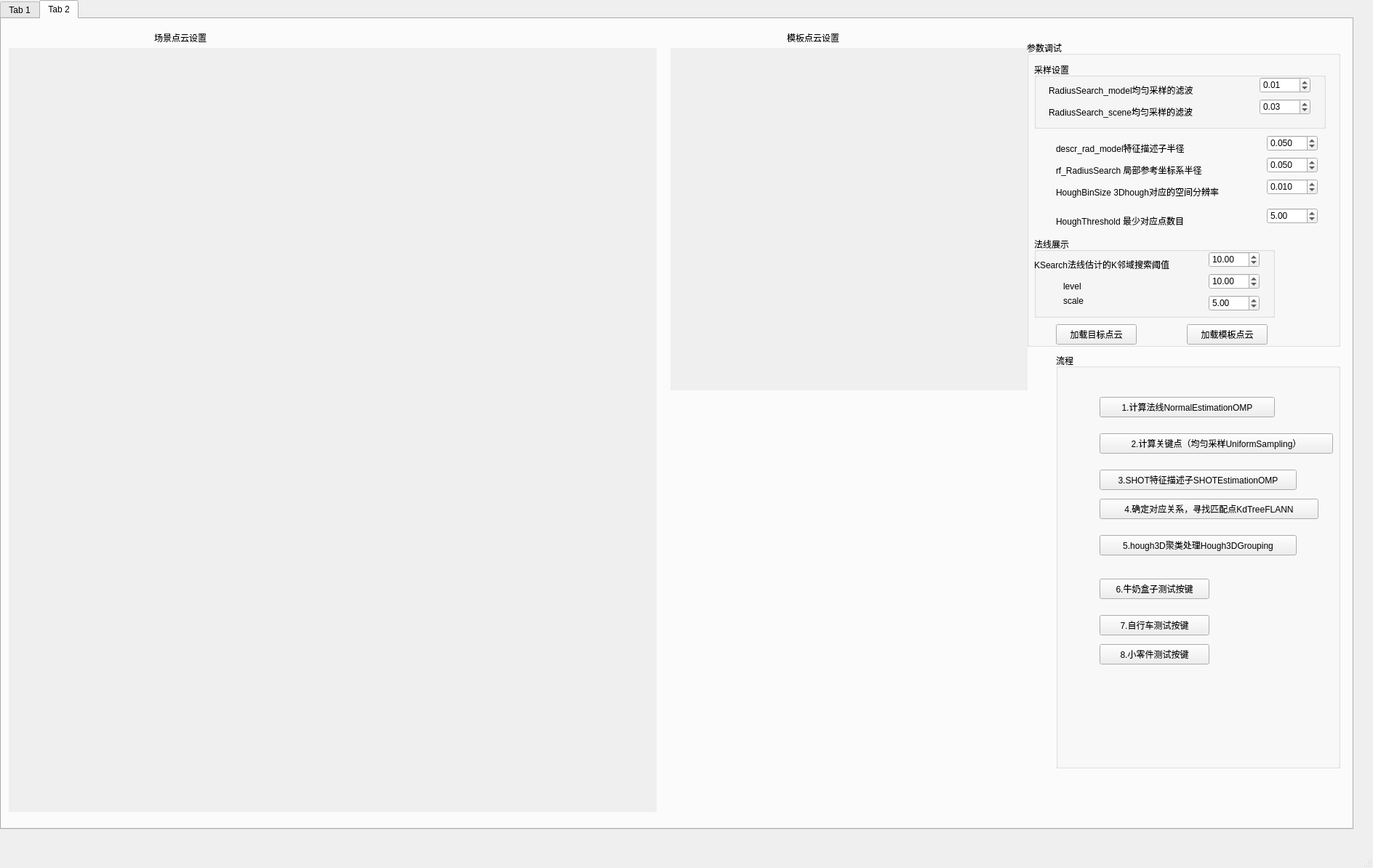
<?xml version="1.0" encoding="UTF-8"?>
<ui version="4.0">
 <class>Flow</class>
 <widget class="QMainWindow" name="Flow">
  <property name="geometry">
   <rect>
    <x>0</x>
    <y>0</y>
    <width>1888</width>
    <height>1194</height>
   </rect>
  </property>
  <property name="windowTitle">
   <string>MainWindow</string>
  </property>
  <widget class="QWidget" name="centralwidget">
   <widget class="QTabWidget" name="tabWidget">
    <property name="geometry">
     <rect>
      <x>0</x>
      <y>0</y>
      <width>1861</width>
      <height>1141</height>
     </rect>
    </property>
    <property name="currentIndex">
     <number>1</number>
    </property>
    <widget class="QWidget" name="tab">
     <attribute name="title">
      <string>Tab 1</string>
     </attribute>
     <widget class="QLabel" name="label_9">
      <property name="geometry">
       <rect>
        <x>1270</x>
        <y>30</y>
        <width>181</width>
        <height>31</height>
       </rect>
      </property>
      <property name="text">
       <string>模板点云设置</string>
      </property>
     </widget>
     <widget class="QGroupBox" name="groupBox_7">
      <property name="geometry">
       <rect>
        <x>50</x>
        <y>760</y>
        <width>351</width>
        <height>161</height>
       </rect>
      </property>
      <property name="title">
       <string>SAC-IA配准</string>
      </property>
      <widget class="QLabel" name="label_20">
       <property name="geometry">
        <rect>
         <x>40</x>
         <y>25</y>
         <width>151</width>
         <height>20</height>
        </rect>
       </property>
       <property name="text">
        <string>MinSampleDistance</string>
       </property>
      </widget>
      <widget class="QLabel" name="label_21">
       <property name="geometry">
        <rect>
         <x>40</x>
         <y>60</y>
         <width>211</width>
         <height>16</height>
        </rect>
       </property>
       <property name="text">
        <string>MaxCorrespondenceDistance</string>
       </property>
      </widget>
      <widget class="QLabel" name="label_22">
       <property name="geometry">
        <rect>
         <x>40</x>
         <y>90</y>
         <width>151</width>
         <height>21</height>
        </rect>
       </property>
       <property name="text">
        <string>MaximumIterations</string>
       </property>
      </widget>
      <widget class="QPushButton" name="executeButton_1">
       <property name="geometry">
        <rect>
         <x>120</x>
         <y>120</y>
         <width>93</width>
         <height>28</height>
        </rect>
       </property>
       <property name="text">
        <string>执行配准</string>
       </property>
      </widget>
      <widget class="QDoubleSpinBox" name="minSTSBox">
       <property name="geometry">
        <rect>
         <x>270</x>
         <y>20</y>
         <width>70</width>
         <height>22</height>
        </rect>
       </property>
       <property name="singleStep">
        <double>0.010000000000000</double>
       </property>
       <property name="value">
        <double>0.050000000000000</double>
       </property>
      </widget>
      <widget class="QDoubleSpinBox" name="maxCDSBox">
       <property name="geometry">
        <rect>
         <x>270</x>
         <y>50</y>
         <width>70</width>
         <height>22</height>
        </rect>
       </property>
       <property name="singleStep">
        <double>0.010000000000000</double>
       </property>
       <property name="value">
        <double>0.050000000000000</double>
       </property>
      </widget>
      <widget class="QDoubleSpinBox" name="maxIterationSBox">
       <property name="geometry">
        <rect>
         <x>270</x>
         <y>90</y>
         <width>70</width>
         <height>22</height>
        </rect>
       </property>
       <property name="maximum">
        <double>100000.000000000000000</double>
       </property>
       <property name="value">
        <double>500.000000000000000</double>
       </property>
      </widget>
     </widget>
     <widget class="QVTKWidget" name="widget" native="true">
      <property name="geometry">
       <rect>
        <x>950</x>
        <y>70</y>
        <width>841</width>
        <height>621</height>
       </rect>
      </property>
      <property name="autoFillBackground">
       <bool>true</bool>
      </property>
     </widget>
     <widget class="QGroupBox" name="groupBox_5">
      <property name="geometry">
       <rect>
        <x>410</x>
        <y>700</y>
        <width>471</width>
        <height>261</height>
       </rect>
      </property>
      <property name="title">
       <string>ICP配准</string>
      </property>
      <widget class="QLabel" name="label_16">
       <property name="geometry">
        <rect>
         <x>30</x>
         <y>40</y>
         <width>341</width>
         <height>20</height>
        </rect>
       </property>
       <property name="text">
        <string>MaxCorrespondenceDistance最大对应点近邻距离</string>
       </property>
      </widget>
      <widget class="QDoubleSpinBox" name="icpmcdBox">
       <property name="geometry">
        <rect>
         <x>380</x>
         <y>40</y>
         <width>70</width>
         <height>22</height>
        </rect>
       </property>
       <property name="maximum">
        <double>10000.000000000000000</double>
       </property>
       <property name="singleStep">
        <double>0.010000000000000</double>
       </property>
       <property name="value">
        <double>0.040000000000000</double>
       </property>
      </widget>
      <widget class="QDoubleSpinBox" name="icpIterationsSBox">
       <property name="geometry">
        <rect>
         <x>380</x>
         <y>80</y>
         <width>70</width>
         <height>22</height>
        </rect>
       </property>
       <property name="maximum">
        <double>10000.000000000000000</double>
       </property>
       <property name="value">
        <double>100.000000000000000</double>
       </property>
      </widget>
      <widget class="QLabel" name="label_30">
       <property name="geometry">
        <rect>
         <x>30</x>
         <y>80</y>
         <width>261</width>
         <height>16</height>
        </rect>
       </property>
       <property name="text">
        <string>MaximumIterations最大迭代次数</string>
       </property>
      </widget>
      <widget class="QDoubleSpinBox" name="mcdSBox">
       <property name="geometry">
        <rect>
         <x>380</x>
         <y>120</y>
         <width>70</width>
         <height>22</height>
        </rect>
       </property>
       <property name="maximum">
        <double>10000.000000000000000</double>
       </property>
       <property name="singleStep">
        <double>0.000001000000000</double>
       </property>
       <property name="value">
        <double>0.000000000000000</double>
       </property>
      </widget>
      <widget class="QLabel" name="label_31">
       <property name="geometry">
        <rect>
         <x>30</x>
         <y>120</y>
         <width>341</width>
         <height>16</height>
        </rect>
       </property>
       <property name="text">
        <string>TransformationEpsilon两次变化矩阵之间的差值</string>
       </property>
      </widget>
      <widget class="QDoubleSpinBox" name="efeSBox">
       <property name="geometry">
        <rect>
         <x>380</x>
         <y>160</y>
         <width>70</width>
         <height>22</height>
        </rect>
       </property>
       <property name="maximum">
        <double>10000.000000000000000</double>
       </property>
       <property name="singleStep">
        <double>0.010000000000000</double>
       </property>
       <property name="value">
        <double>0.020000000000000</double>
       </property>
      </widget>
      <widget class="QLabel" name="label_32">
       <property name="geometry">
        <rect>
         <x>30</x>
         <y>160</y>
         <width>311</width>
         <height>16</height>
        </rect>
       </property>
       <property name="text">
        <string>EuclideanFitnessEpsilon// 均方误差</string>
       </property>
      </widget>
      <widget class="QPushButton" name="executeButton_2">
       <property name="geometry">
        <rect>
         <x>170</x>
         <y>210</y>
         <width>93</width>
         <height>28</height>
        </rect>
       </property>
       <property name="text">
        <string>执行配准</string>
       </property>
      </widget>
     </widget>
     <widget class="QLabel" name="label_17">
      <property name="geometry">
       <rect>
        <x>290</x>
        <y>20</y>
        <width>141</width>
        <height>31</height>
       </rect>
      </property>
      <property name="text">
       <string>场景点云设置</string>
      </property>
     </widget>
     <widget class="QGroupBox" name="groupBox_6">
      <property name="geometry">
       <rect>
        <x>1310</x>
        <y>720</y>
        <width>241</width>
        <height>121</height>
       </rect>
      </property>
      <property name="title">
       <string>模板点云处理</string>
      </property>
      <widget class="QLabel" name="label_18">
       <property name="geometry">
        <rect>
         <x>30</x>
         <y>30</y>
         <width>121</width>
         <height>16</height>
        </rect>
       </property>
       <property name="text">
        <string>NormalRadius</string>
       </property>
      </widget>
      <widget class="QDoubleSpinBox" name="TemplateNRBox">
       <property name="geometry">
        <rect>
         <x>150</x>
         <y>30</y>
         <width>70</width>
         <height>22</height>
        </rect>
       </property>
       <property name="singleStep">
        <double>0.010000000000000</double>
       </property>
       <property name="value">
        <double>0.020000000000000</double>
       </property>
      </widget>
      <widget class="QPushButton" name="templateComputeBut_2">
       <property name="geometry">
        <rect>
         <x>60</x>
         <y>80</y>
         <width>141</width>
         <height>28</height>
        </rect>
       </property>
       <property name="text">
        <string>计算法线</string>
       </property>
      </widget>
     </widget>
     <widget class="QVTKWidget" name="widget_1" native="true">
      <property name="geometry">
       <rect>
        <x>60</x>
        <y>70</y>
        <width>811</width>
        <height>391</height>
       </rect>
      </property>
      <property name="autoFillBackground">
       <bool>true</bool>
      </property>
     </widget>
     <widget class="QGroupBox" name="groupBox_4">
      <property name="geometry">
       <rect>
        <x>950</x>
        <y>710</y>
        <width>351</width>
        <height>271</height>
       </rect>
      </property>
      <property name="title">
       <string>关键点提取</string>
      </property>
      <widget class="QLabel" name="label_12">
       <property name="geometry">
        <rect>
         <x>40</x>
         <y>35</y>
         <width>151</width>
         <height>20</height>
        </rect>
       </property>
       <property name="text">
        <string>Min_scale</string>
       </property>
      </widget>
      <widget class="QLabel" name="label_13">
       <property name="geometry">
        <rect>
         <x>40</x>
         <y>70</y>
         <width>211</width>
         <height>16</height>
        </rect>
       </property>
       <property name="text">
        <string>N_octaves 空间层数</string>
       </property>
      </widget>
      <widget class="QLabel" name="label_14">
       <property name="geometry">
        <rect>
         <x>40</x>
         <y>140</y>
         <width>151</width>
         <height>21</height>
        </rect>
       </property>
       <property name="text">
        <string>Min_contrast</string>
       </property>
      </widget>
      <widget class="QDoubleSpinBox" name="MSBox_2">
       <property name="geometry">
        <rect>
         <x>270</x>
         <y>30</y>
         <width>70</width>
         <height>22</height>
        </rect>
       </property>
       <property name="singleStep">
        <double>0.010000000000000</double>
       </property>
       <property name="value">
        <double>0.010000000000000</double>
       </property>
      </widget>
      <widget class="QDoubleSpinBox" name="SRBox_2">
       <property name="geometry">
        <rect>
         <x>270</x>
         <y>60</y>
         <width>70</width>
         <height>22</height>
        </rect>
       </property>
       <property name="singleStep">
        <double>0.100000000000000</double>
       </property>
       <property name="value">
        <double>6.000000000000000</double>
       </property>
      </widget>
      <widget class="QDoubleSpinBox" name="TBox_2">
       <property name="geometry">
        <rect>
         <x>270</x>
         <y>140</y>
         <width>70</width>
         <height>22</height>
        </rect>
       </property>
       <property name="maximum">
        <double>100000.000000000000000</double>
       </property>
       <property name="singleStep">
        <double>0.010000000000000</double>
       </property>
       <property name="value">
        <double>0.010000000000000</double>
       </property>
      </widget>
      <widget class="QDoubleSpinBox" name="NMRBox_2">
       <property name="geometry">
        <rect>
         <x>270</x>
         <y>100</y>
         <width>70</width>
         <height>22</height>
        </rect>
       </property>
       <property name="maximum">
        <double>100000.000000000000000</double>
       </property>
       <property name="value">
        <double>4.000000000000000</double>
       </property>
      </widget>
      <widget class="QLabel" name="label_23">
       <property name="geometry">
        <rect>
         <x>40</x>
         <y>100</y>
         <width>151</width>
         <height>21</height>
        </rect>
       </property>
       <property name="text">
        <string>N_scales_per_octave</string>
       </property>
      </widget>
      <widget class="QPushButton" name="templateComputeBut">
       <property name="geometry">
        <rect>
         <x>170</x>
         <y>200</y>
         <width>141</width>
         <height>28</height>
        </rect>
       </property>
       <property name="text">
        <string>计算关键点</string>
       </property>
      </widget>
      <widget class="QPushButton" name="loadTemplateBut">
       <property name="geometry">
        <rect>
         <x>30</x>
         <y>200</y>
         <width>111</width>
         <height>28</height>
        </rect>
       </property>
       <property name="text">
        <string>加载模板点云</string>
       </property>
      </widget>
     </widget>
     <widget class="QGroupBox" name="groupBox_8">
      <property name="geometry">
       <rect>
        <x>50</x>
        <y>470</y>
        <width>351</width>
        <height>271</height>
       </rect>
      </property>
      <property name="title">
       <string>关键点提取</string>
      </property>
      <widget class="QLabel" name="label_15">
       <property name="geometry">
        <rect>
         <x>40</x>
         <y>35</y>
         <width>151</width>
         <height>20</height>
        </rect>
       </property>
       <property name="text">
        <string>Min_scale</string>
       </property>
      </widget>
      <widget class="QLabel" name="label_24">
       <property name="geometry">
        <rect>
         <x>40</x>
         <y>70</y>
         <width>211</width>
         <height>16</height>
        </rect>
       </property>
       <property name="text">
        <string>N_octaves 空间层数</string>
       </property>
      </widget>
      <widget class="QLabel" name="label_25">
       <property name="geometry">
        <rect>
         <x>40</x>
         <y>140</y>
         <width>151</width>
         <height>21</height>
        </rect>
       </property>
       <property name="text">
        <string>Min_contrast</string>
       </property>
      </widget>
      <widget class="QDoubleSpinBox" name="MSBox_1">
       <property name="geometry">
        <rect>
         <x>270</x>
         <y>30</y>
         <width>70</width>
         <height>22</height>
        </rect>
       </property>
       <property name="singleStep">
        <double>0.010000000000000</double>
       </property>
       <property name="value">
        <double>0.010000000000000</double>
       </property>
      </widget>
      <widget class="QDoubleSpinBox" name="SRBox_1">
       <property name="geometry">
        <rect>
         <x>270</x>
         <y>60</y>
         <width>70</width>
         <height>22</height>
        </rect>
       </property>
       <property name="singleStep">
        <double>0.100000000000000</double>
       </property>
       <property name="value">
        <double>6.000000000000000</double>
       </property>
      </widget>
      <widget class="QDoubleSpinBox" name="TBox_1">
       <property name="geometry">
        <rect>
         <x>270</x>
         <y>140</y>
         <width>70</width>
         <height>22</height>
        </rect>
       </property>
       <property name="maximum">
        <double>100000.000000000000000</double>
       </property>
       <property name="singleStep">
        <double>0.010000000000000</double>
       </property>
       <property name="value">
        <double>0.010000000000000</double>
       </property>
      </widget>
      <widget class="QDoubleSpinBox" name="NMRBox_1">
       <property name="geometry">
        <rect>
         <x>270</x>
         <y>100</y>
         <width>70</width>
         <height>22</height>
        </rect>
       </property>
       <property name="maximum">
        <double>100000.000000000000000</double>
       </property>
       <property name="value">
        <double>4.000000000000000</double>
       </property>
      </widget>
      <widget class="QLabel" name="label_26">
       <property name="geometry">
        <rect>
         <x>40</x>
         <y>100</y>
         <width>151</width>
         <height>21</height>
        </rect>
       </property>
       <property name="text">
        <string>N_scales_per_octave</string>
       </property>
      </widget>
      <widget class="QPushButton" name="sceneComputeBut">
       <property name="geometry">
        <rect>
         <x>170</x>
         <y>200</y>
         <width>141</width>
         <height>31</height>
        </rect>
       </property>
       <property name="text">
        <string>计算关键点</string>
       </property>
      </widget>
      <widget class="QPushButton" name="loadSceneBut">
       <property name="geometry">
        <rect>
         <x>30</x>
         <y>200</y>
         <width>111</width>
         <height>28</height>
        </rect>
       </property>
       <property name="text">
        <string>加载目标点云</string>
       </property>
      </widget>
     </widget>
     <widget class="QGroupBox" name="groupBox_9">
      <property name="geometry">
       <rect>
        <x>410</x>
        <y>480</y>
        <width>191</width>
        <height>111</height>
       </rect>
      </property>
      <property name="title">
       <string>场景点云处理</string>
      </property>
      <widget class="QLabel" name="label_19">
       <property name="geometry">
        <rect>
         <x>10</x>
         <y>30</y>
         <width>101</width>
         <height>16</height>
        </rect>
       </property>
       <property name="text">
        <string>NormalRadius</string>
       </property>
      </widget>
      <widget class="QDoubleSpinBox" name="sceneNRBox">
       <property name="geometry">
        <rect>
         <x>110</x>
         <y>30</y>
         <width>70</width>
         <height>22</height>
        </rect>
       </property>
       <property name="singleStep">
        <double>0.010000000000000</double>
       </property>
       <property name="value">
        <double>0.020000000000000</double>
       </property>
      </widget>
      <widget class="QPushButton" name="sceneComputeBut_2">
       <property name="geometry">
        <rect>
         <x>30</x>
         <y>70</y>
         <width>141</width>
         <height>31</height>
        </rect>
       </property>
       <property name="text">
        <string>计算法线</string>
       </property>
      </widget>
     </widget>
     <widget class="QGroupBox" name="groupBox_10">
      <property name="geometry">
       <rect>
        <x>610</x>
        <y>480</y>
        <width>221</width>
        <height>111</height>
       </rect>
      </property>
      <property name="title">
       <string>FPFH特征计算</string>
      </property>
      <widget class="QLabel" name="label_27">
       <property name="geometry">
        <rect>
         <x>10</x>
         <y>30</y>
         <width>101</width>
         <height>16</height>
        </rect>
       </property>
       <property name="text">
        <string>NormalRadius</string>
       </property>
      </widget>
      <widget class="QDoubleSpinBox" name="sceneNRBox_2">
       <property name="geometry">
        <rect>
         <x>110</x>
         <y>30</y>
         <width>70</width>
         <height>22</height>
        </rect>
       </property>
       <property name="singleStep">
        <double>0.010000000000000</double>
       </property>
       <property name="value">
        <double>0.020000000000000</double>
       </property>
      </widget>
      <widget class="QPushButton" name="sceneComputeBut_3">
       <property name="geometry">
        <rect>
         <x>20</x>
         <y>70</y>
         <width>141</width>
         <height>31</height>
        </rect>
       </property>
       <property name="text">
        <string>计算FPFH特征</string>
       </property>
      </widget>
     </widget>
     <widget class="QGroupBox" name="groupBox_11">
      <property name="geometry">
       <rect>
        <x>1560</x>
        <y>730</y>
        <width>241</width>
        <height>121</height>
       </rect>
      </property>
      <property name="title">
       <string>FPFH特征计算</string>
      </property>
      <widget class="QLabel" name="label_28">
       <property name="geometry">
        <rect>
         <x>30</x>
         <y>30</y>
         <width>121</width>
         <height>16</height>
        </rect>
       </property>
       <property name="text">
        <string>NormalRadius</string>
       </property>
      </widget>
      <widget class="QDoubleSpinBox" name="TemplateNRBox_2">
       <property name="geometry">
        <rect>
         <x>150</x>
         <y>30</y>
         <width>70</width>
         <height>22</height>
        </rect>
       </property>
       <property name="singleStep">
        <double>0.010000000000000</double>
       </property>
       <property name="value">
        <double>0.020000000000000</double>
       </property>
      </widget>
      <widget class="QPushButton" name="templateComputeBut_3">
       <property name="geometry">
        <rect>
         <x>60</x>
         <y>80</y>
         <width>141</width>
         <height>28</height>
        </rect>
       </property>
       <property name="text">
        <string>计算FPFH特征</string>
       </property>
      </widget>
     </widget>
    </widget>
    <widget class="QWidget" name="tab_2">
     <attribute name="title">
      <string>Tab 2</string>
     </attribute>
     <widget class="QLabel" name="label_29">
      <property name="geometry">
       <rect>
        <x>210</x>
        <y>10</y>
        <width>141</width>
        <height>31</height>
       </rect>
      </property>
      <property name="text">
       <string>场景点云设置</string>
      </property>
     </widget>
     <widget class="QLabel" name="label_10">
      <property name="geometry">
       <rect>
        <x>1080</x>
        <y>10</y>
        <width>181</width>
        <height>31</height>
       </rect>
      </property>
      <property name="text">
       <string>模板点云设置</string>
      </property>
     </widget>
     <widget class="QVTKWidget" name="widget_2" native="true">
      <property name="geometry">
       <rect>
        <x>920</x>
        <y>40</y>
        <width>491</width>
        <height>471</height>
       </rect>
      </property>
      <property name="autoFillBackground">
       <bool>true</bool>
      </property>
     </widget>
     <widget class="QVTKWidget" name="widget_3" native="true">
      <property name="geometry">
       <rect>
        <x>10</x>
        <y>40</y>
        <width>891</width>
        <height>1051</height>
       </rect>
      </property>
      <property name="autoFillBackground">
       <bool>true</bool>
      </property>
     </widget>
     <widget class="QGroupBox" name="groupBox_17">
      <property name="geometry">
       <rect>
        <x>1410</x>
        <y>30</y>
        <width>431</width>
        <height>421</height>
       </rect>
      </property>
      <property name="title">
       <string>参数调试</string>
      </property>
      <widget class="QPushButton" name="loadSceneBut_2">
       <property name="geometry">
        <rect>
         <x>40</x>
         <y>390</y>
         <width>111</width>
         <height>28</height>
        </rect>
       </property>
       <property name="text">
        <string>加载目标点云</string>
       </property>
      </widget>
      <widget class="QPushButton" name="loadTemplateBut_2">
       <property name="geometry">
        <rect>
         <x>220</x>
         <y>390</y>
         <width>111</width>
         <height>28</height>
        </rect>
       </property>
       <property name="text">
        <string>加载模板点云</string>
       </property>
      </widget>
      <widget class="QDoubleSpinBox" name="sceneNRSBox_2">
       <property name="geometry">
        <rect>
         <x>330</x>
         <y>130</y>
         <width>70</width>
         <height>22</height>
        </rect>
       </property>
       <property name="decimals">
        <number>3</number>
       </property>
       <property name="singleStep">
        <double>0.010000000000000</double>
       </property>
       <property name="value">
        <double>0.050000000000000</double>
       </property>
      </widget>
      <widget class="QLabel" name="label_34">
       <property name="geometry">
        <rect>
         <x>40</x>
         <y>140</y>
         <width>231</width>
         <height>16</height>
        </rect>
       </property>
       <property name="text">
        <string>descr_rad_model特征描述子半径</string>
       </property>
      </widget>
      <widget class="QLabel" name="label_36">
       <property name="geometry">
        <rect>
         <x>40</x>
         <y>170</y>
         <width>331</width>
         <height>16</height>
        </rect>
       </property>
       <property name="text">
        <string>rf_RadiusSearch 局部参考坐标系半径</string>
       </property>
      </widget>
      <widget class="QDoubleSpinBox" name="sceneNRSBox_4">
       <property name="geometry">
        <rect>
         <x>330</x>
         <y>160</y>
         <width>70</width>
         <height>22</height>
        </rect>
       </property>
       <property name="decimals">
        <number>3</number>
       </property>
       <property name="maximum">
        <double>10000.000000000000000</double>
       </property>
       <property name="singleStep">
        <double>0.000100000000000</double>
       </property>
       <property name="value">
        <double>0.050000000000000</double>
       </property>
      </widget>
      <widget class="QLabel" name="label_37">
       <property name="geometry">
        <rect>
         <x>40</x>
         <y>200</y>
         <width>331</width>
         <height>16</height>
        </rect>
       </property>
       <property name="text">
        <string>HoughBinSize 3Dhough对应的空间分辨率</string>
       </property>
      </widget>
      <widget class="QDoubleSpinBox" name="sceneNRSBox_5">
       <property name="geometry">
        <rect>
         <x>330</x>
         <y>190</y>
         <width>70</width>
         <height>22</height>
        </rect>
       </property>
       <property name="decimals">
        <number>3</number>
       </property>
       <property name="singleStep">
        <double>0.010000000000000</double>
       </property>
       <property name="value">
        <double>0.010000000000000</double>
       </property>
      </widget>
      <widget class="QLabel" name="label_38">
       <property name="geometry">
        <rect>
         <x>40</x>
         <y>240</y>
         <width>331</width>
         <height>16</height>
        </rect>
       </property>
       <property name="text">
        <string>HoughThreshold 最少对应点数目</string>
       </property>
      </widget>
      <widget class="QDoubleSpinBox" name="sceneNRSBox_6">
       <property name="geometry">
        <rect>
         <x>330</x>
         <y>230</y>
         <width>70</width>
         <height>22</height>
        </rect>
       </property>
       <property name="singleStep">
        <double>0.010000000000000</double>
       </property>
       <property name="value">
        <double>5.000000000000000</double>
       </property>
      </widget>
      <widget class="QGroupBox" name="groupBox_2">
       <property name="geometry">
        <rect>
         <x>10</x>
         <y>270</y>
         <width>331</width>
         <height>111</height>
        </rect>
       </property>
       <property name="title">
        <string>法线展示</string>
       </property>
       <widget class="QLabel" name="label_41">
        <property name="geometry">
         <rect>
          <x>40</x>
          <y>60</y>
          <width>51</width>
          <height>16</height>
         </rect>
        </property>
        <property name="text">
         <string>level </string>
        </property>
       </widget>
       <widget class="QDoubleSpinBox" name="sceneNRSBox_9">
        <property name="geometry">
         <rect>
          <x>240</x>
          <y>80</y>
          <width>70</width>
          <height>22</height>
         </rect>
        </property>
        <property name="singleStep">
         <double>0.010000000000000</double>
        </property>
        <property name="value">
         <double>5.000000000000000</double>
        </property>
       </widget>
       <widget class="QLabel" name="label_42">
        <property name="geometry">
         <rect>
          <x>40</x>
          <y>80</y>
          <width>71</width>
          <height>16</height>
         </rect>
        </property>
        <property name="text">
         <string>scale</string>
        </property>
       </widget>
       <widget class="QDoubleSpinBox" name="sceneNRSBox_10">
        <property name="geometry">
         <rect>
          <x>240</x>
          <y>50</y>
          <width>70</width>
          <height>22</height>
         </rect>
        </property>
        <property name="singleStep">
         <double>0.010000000000000</double>
        </property>
        <property name="value">
         <double>10.000000000000000</double>
        </property>
       </widget>
       <widget class="QDoubleSpinBox" name="sceneNRSBox_3">
        <property name="geometry">
         <rect>
          <x>240</x>
          <y>20</y>
          <width>70</width>
          <height>22</height>
         </rect>
        </property>
        <property name="singleStep">
         <double>1.000000000000000</double>
        </property>
        <property name="value">
         <double>10.000000000000000</double>
        </property>
       </widget>
       <widget class="QLabel" name="label_35">
        <property name="geometry">
         <rect>
          <x>0</x>
          <y>30</y>
          <width>231</width>
          <height>16</height>
         </rect>
        </property>
        <property name="text">
         <string>KSearch法线估计的K邻域搜索阈值</string>
        </property>
       </widget>
      </widget>
      <widget class="QGroupBox" name="groupBox_3">
       <property name="geometry">
        <rect>
         <x>10</x>
         <y>30</y>
         <width>401</width>
         <height>91</height>
        </rect>
       </property>
       <property name="title">
        <string>采样设置</string>
       </property>
       <widget class="QLabel" name="label_40">
        <property name="geometry">
         <rect>
          <x>20</x>
          <y>60</y>
          <width>271</width>
          <height>16</height>
         </rect>
        </property>
        <property name="text">
         <string>RadiusSearch_scene均匀采样的滤波</string>
        </property>
       </widget>
       <widget class="QDoubleSpinBox" name="sceneNRSBox_8">
        <property name="geometry">
         <rect>
          <x>310</x>
          <y>20</y>
          <width>70</width>
          <height>22</height>
         </rect>
        </property>
        <property name="singleStep">
         <double>0.010000000000000</double>
        </property>
        <property name="value">
         <double>0.010000000000000</double>
        </property>
       </widget>
       <widget class="QLabel" name="label_39">
        <property name="geometry">
         <rect>
          <x>20</x>
          <y>30</y>
          <width>261</width>
          <height>16</height>
         </rect>
        </property>
        <property name="text">
         <string>RadiusSearch_model均匀采样的滤波</string>
        </property>
       </widget>
       <widget class="QDoubleSpinBox" name="sceneNRSBox_7">
        <property name="geometry">
         <rect>
          <x>310</x>
          <y>50</y>
          <width>70</width>
          <height>22</height>
         </rect>
        </property>
        <property name="singleStep">
         <double>0.010000000000000</double>
        </property>
        <property name="value">
         <double>0.030000000000000</double>
        </property>
       </widget>
      </widget>
     </widget>
     <widget class="QGroupBox" name="groupBox">
      <property name="geometry">
       <rect>
        <x>1450</x>
        <y>460</y>
        <width>391</width>
        <height>571</height>
       </rect>
      </property>
      <property name="title">
       <string>流程</string>
      </property>
      <widget class="QPushButton" name="pushButton_5">
       <property name="geometry">
        <rect>
         <x>60</x>
         <y>250</y>
         <width>271</width>
         <height>28</height>
        </rect>
       </property>
       <property name="text">
        <string>5.hough3D聚类处理Hough3DGrouping</string>
       </property>
      </widget>
      <widget class="QPushButton" name="pushButton_3">
       <property name="geometry">
        <rect>
         <x>60</x>
         <y>160</y>
         <width>271</width>
         <height>28</height>
        </rect>
       </property>
       <property name="text">
        <string>3.SHOT特征描述子SHOTEstimationOMP</string>
       </property>
      </widget>
      <widget class="QPushButton" name="pushButton_4">
       <property name="geometry">
        <rect>
         <x>60</x>
         <y>200</y>
         <width>301</width>
         <height>28</height>
        </rect>
       </property>
       <property name="text">
        <string>4.确定对应关系，寻找匹配点KdTreeFLANN</string>
       </property>
      </widget>
      <widget class="QPushButton" name="pushButton_2">
       <property name="geometry">
        <rect>
         <x>60</x>
         <y>110</y>
         <width>321</width>
         <height>28</height>
        </rect>
       </property>
       <property name="text">
        <string>2.计算关键点（均匀采样UniformSampling）</string>
       </property>
      </widget>
      <widget class="QPushButton" name="pushButton">
       <property name="geometry">
        <rect>
         <x>60</x>
         <y>60</y>
         <width>241</width>
         <height>28</height>
        </rect>
       </property>
       <property name="text">
        <string>1.计算法线NormalEstimationOMP</string>
       </property>
      </widget>
      <widget class="QPushButton" name="pushButton_6">
       <property name="geometry">
        <rect>
         <x>60</x>
         <y>310</y>
         <width>151</width>
         <height>28</height>
        </rect>
       </property>
       <property name="text">
        <string>6.牛奶盒子测试按键</string>
       </property>
      </widget>
      <widget class="QPushButton" name="pushButton_7">
       <property name="geometry">
        <rect>
         <x>60</x>
         <y>360</y>
         <width>151</width>
         <height>28</height>
        </rect>
       </property>
       <property name="text">
        <string>7.自行车测试按键</string>
       </property>
      </widget>
      <widget class="QPushButton" name="pushButton_8">
       <property name="geometry">
        <rect>
         <x>60</x>
         <y>400</y>
         <width>151</width>
         <height>28</height>
        </rect>
       </property>
       <property name="text">
        <string>8.小零件测试按键</string>
       </property>
      </widget>
     </widget>
     <widget class="QLabel" name="label">
      <property name="geometry">
       <rect>
        <x>920</x>
        <y>550</y>
        <width>501</width>
        <height>381</height>
       </rect>
      </property>
      <property name="text">
       <string/>
      </property>
     </widget>
    </widget>
   </widget>
  </widget>
  <widget class="QMenuBar" name="menubar">
   <property name="geometry">
    <rect>
     <x>0</x>
     <y>0</y>
     <width>1888</width>
     <height>26</height>
    </rect>
   </property>
  </widget>
  <widget class="QStatusBar" name="statusbar"/>
 </widget>
 <customwidgets>
  <customwidget>
   <class>QVTKWidget</class>
   <extends>QWidget</extends>
   <header>QVTKWidget.h</header>
   <container>1</container>
  </customwidget>
 </customwidgets>
 <resources/>
 <connections/>
</ui>
